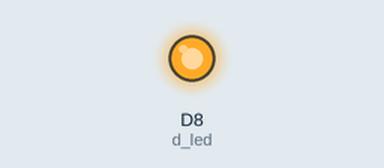
A sketch run on a simulated ESP8266 (NodeMCU). On the bench: output pins drawn as LEDs (lit = HIGH). WiFi joins after 1.5 s; servers stay silent unless stated; the local clock reads 2024-03-15 10:24:30 at power-on unless the sketch sets it; web services answer with replies made up by the test bench; not simulated (calls return 0 or success): arduino_secrets.h; what the sketch prints to the serial monitor is not drawn.

Above: at 0.1 s.
At 1.5 s:
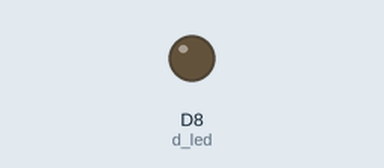
Timing chart, 0 to 3.7 s (numbered marks = the images above):
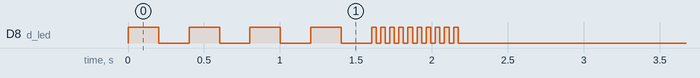

The sketch:

get_datetime_from_web.ino
```cpp
#include "arduino_secrets.h"

#include <ESP8266HTTPClient.h>
#include <ESP8266WiFi.h>

#define DEBUG 1  // comment out to disable debug messages

int d_led = D8;

void setup() {
    Serial.begin(9600);
    pinMode(d_led, OUTPUT);

    digitalWrite(d_led, LOW);
    connect_to_wifi(D8);
}

void loop() {
    String dt = get_datetime_from_web();
    delay(1000);
}

void blink_times(int led_num, int times, int interval) {
    for (int x = 0; x < times; x++) {
        digitalWrite(led_num, HIGH);  // this swithes on
        delay(interval);
        digitalWrite(led_num, LOW);  // this swithes off
        delay(interval);
    }
}

const char* ssid = "lorenzo_work24";  // network ID
const char* password = "f3d3r1c0";
void connect_to_wifi(int sig_led) {
    Serial.println("Connecting to WiFi");
    WiFi.begin(ssid, password);
    int k = 0;
    while (WiFi.status() != WL_CONNECTED) {
        digitalWrite(sig_led, HIGH);
        delay(200);
        digitalWrite(sig_led, LOW);
        delay(200);
        k++;
        if (k > 30) {
            Serial.println("WiFi not connecting - forced restart");
            ESP.restart();
        }
    }

    // Print the IP address
    Serial.println(WiFi.localIP());
    blink_times(sig_led, 10, 30);
}

String get_datetime_from_web() {
    // const char* host = "httpbin.org";
    const char* host = "timeapi.io";
    // String url = "/get";
    String url = "/api/Time/current/zone?timeZone=Europe/London";

    WiFiClientSecure client;

    client.setInsecure();
    if (!client.connect(host, 443)) {  // 443 is the https port
        Serial.println("Connect to host failure");
        return "0000-00-00 00:00:00";
    }

    client.print(String("GET ") + url + " HTTP/1.1\r\n" + "Host: " + host +
                 "\r\n" + "Connection: close\r\n\r\n");
#ifdef DEBUG
    Serial.println("request sent");
#endif
    while (client.connected()) {
        String line = client.readStringUntil('\n');
#ifdef DEBUG
        Serial.println(line);
#endif
        if (line == "\r") {
#ifdef DEBUG
            Serial.println("headers received");
#endif
            break;
        }
    }

    String chunk = "";
    int limit = 1;
    String response = "";

    /* it could be a little more clever, but I read until I find a chunk
       starting with a { I keep that chunk and terminate the transfer */
    do {
        if (client.connected()) {
            client.setTimeout(2000);
            chunk = client.readStringUntil('\n');
#ifdef DEBUG
            Serial.println(chunk);
#endif
            if (chunk.startsWith("{")) {
                response = chunk;
                break;
            }
        }
    } while (chunk.length() > 0 && ++limit < 100);
#ifdef DEBUG
    Serial.println("==========");
    Serial.println(response);
    Serial.println("==========");
#endif
    int dtpos = response.indexOf("dateTime") + 11;
    String dtext = response.substring(dtpos, dtpos + 19);
    dtext.replace("T", " ");
    return dtext;
}
```
